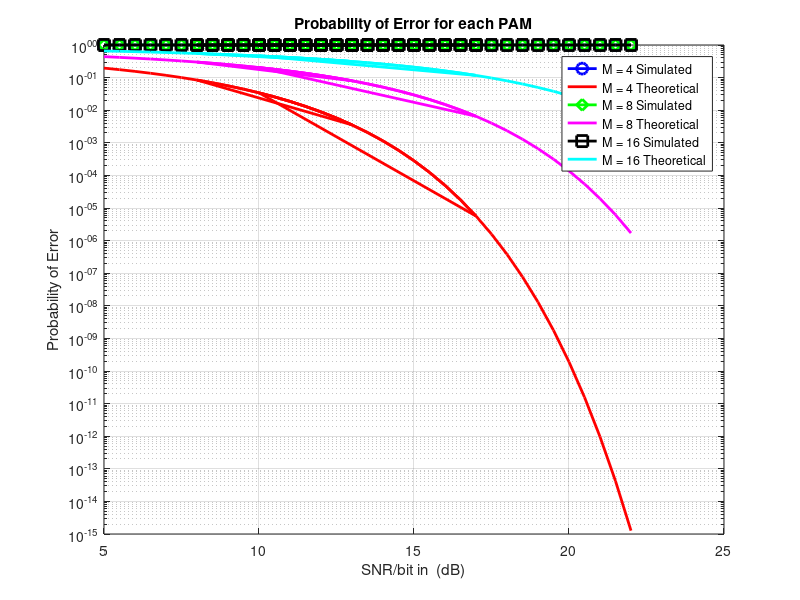
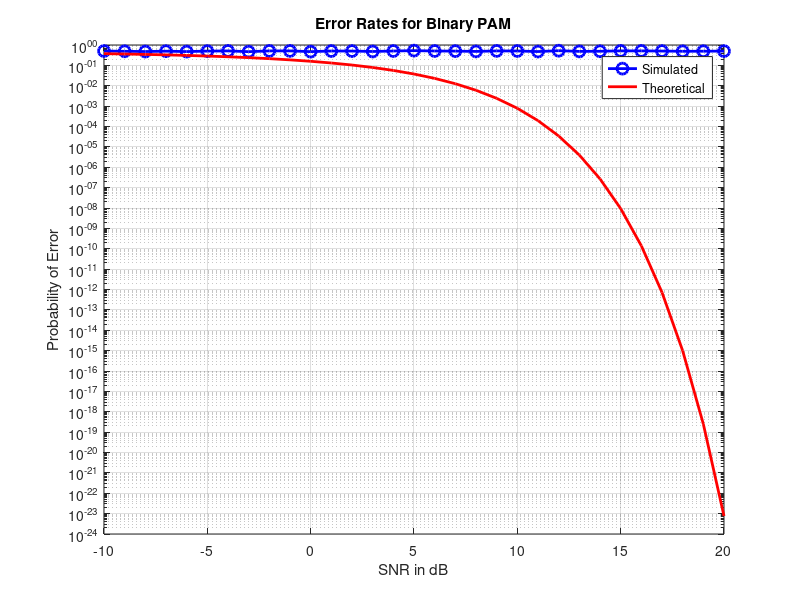
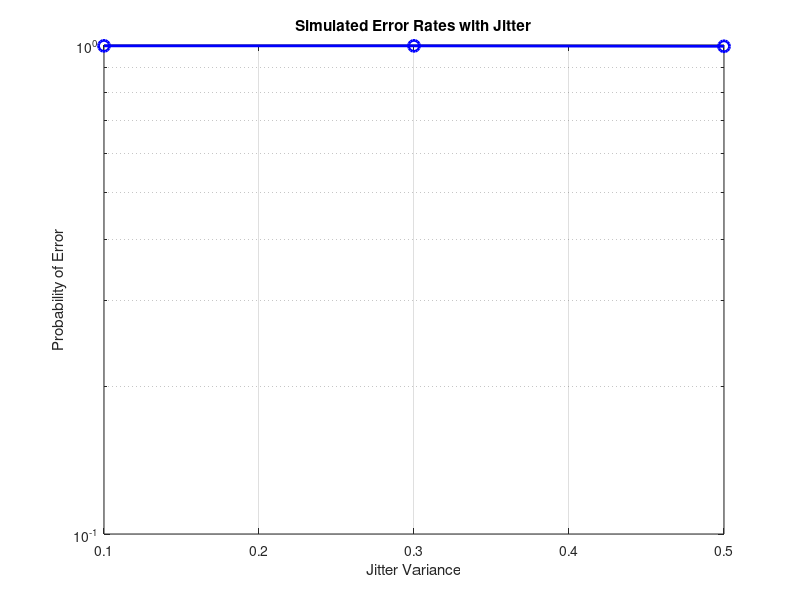

Write the MATLAB code that produced these figures, in order. (Note: this script raises an error after producing the figures.)
%% Question 1
% For each question part, you need to run codes "Run Section"
% First of all, we enter our parameter values in this section.
valuePam = [4, 8, 16]; % They are different PAM levels
listSNR = [5:0.5:13, 8:0.5:17, 10:0.5:22]; % SNR list in the unit of dB
% Then, I need to convert SNR to linear
convertSNR = 10.^(listSNR./10);
% Numeric bit error of transmissions
transNum = 100000;
% I arranged P errors on both theoretical and simulated.
theoPerror = zeros(length(valuePam), length(convertSNR));
sim_Perror= zeros(length(valuePam), length(convertSNR));

for m = 1:length(valuePam)
    numPam = valuePam(m); % This is total numbitER of PAM levels    
    for s = 1:length(convertSNR)
        SNR_last = convertSNR(s); % This is last SNR which is converted        
        % This is our random symbols 
        rand_sym = randi([0, numPam-1], 1, transNum);        
        % It makes PAM demodulation
        mod_pam = 2*rand_sym - (numPam-1);      
        % This part cretes AWGN
        noise = sqrt(1/(2*SNR_last)) * randn(1, transNum);
        sym_rec = mod_pam + noise;        
        % It makes PAM demodulation
        decSym = (sym_rec + (numPam-1)) / 2;    
        % This function counts symbol error
        sym_err = sum(decSym ~= rand_sym);        
        % This is simulated probability of symbol error
        sim_Perror(m, s) = sym_err / transNum;        
        % This is theoretical probability of symbol error
        theoPerror(m, s) = 2 * (1 - 1/numPam) * qfunc(sqrt(3 * log2(numPam) * SNR_last / (numPam^2 - 1)));
    end
end

% This part makes plotting
figure;
semilogy(listSNR, sim_Perror(1,:), 'bo-', 'LineWidth', 2, 'MarkerSize', 8);
hold on;
semilogy(listSNR, theoPerror(1,:), 'r-', 'LineWidth', 2);
semilogy(listSNR, sim_Perror(2,:), 'gd-', 'LineWidth', 2, 'MarkerSize', 8);
semilogy(listSNR, theoPerror(2,:), 'm-', 'LineWidth', 2);
semilogy(listSNR, sim_Perror(3,:), 'ks-', 'LineWidth', 2, 'MarkerSize', 8);
semilogy(listSNR, theoPerror(3,:), 'c-', 'LineWidth', 2);
hold off;
grid on;
xlabel('SNR/bit in  (dB)');
ylabel('Probability of Error');
legend('M = 4 Simulated', 'M = 4 Theoretical', 'M = 8 Simulated', 'M = 8 Theoretical', 'M = 16 Simulated', 'M = 16 Theoretical');
title('Probability of Error for each PAM');

%% Question 2a

% This is parameters part
bit_num = 1000;
T = 1;
Tsampling = T/20; % Sampling period
listSNR = -10:1:20;
% Then, I need to convert SNR to linear
convertSNR = 10.^(listSNR./10);
% Select pulse shape (example: raised cosine pulse)
t = -5*T:Tsampling:5*T;
roll_off_factor = 0.5; % Roll-off factor
pulse = (sin(pi*t/T) ./ (pi*t/T)) .* (cos(roll_off_factor*pi*t/T) ./ (1 - (2*roll_off_factor*t/T).^2));
% Matched filter
filt_match = fliplr(pulse);
% Initialize error rate arrays
theoPerror = zeros(1, length(convertSNR));
sim_Perror= zeros(1, length(convertSNR));

for s = 1:length(convertSNR)
    SNR_last = convertSNR(s); % converted SNR    
    % This is generated random bits
    bits = randi([0, 1], 1, bit_num);
    % This function makes PAM modulation
    mod_pam = 2*bits - 1;
    % This makes Upsample PAM symbols
    sym_upsamp = zeros(1, length(mod_pam) * (T/Tsampling));
    sym_upsamp(1:T/Tsampling:end) = mod_pam; 
    % We need to transmit those signal
    sig_trans = conv(sym_upsamp, pulse, 'same');
    % We need to AWGN for this case
    stdNoise = 1 / sqrt(2*SNR_last);
    noise = stdNoise * randn(1, length(sig_trans));
    sig_rec = sig_trans + noise;
    % Output for matched sampled filter
    out_match = conv(sig_rec, filt_match, 'same');
    % Output for sampled filter
    out_samp = out_match(1:T/Tsampling:end);   
    % This function makes PAM demodulation
    decSym = (out_samp > 0);
    % Bit error count
    err_bit = sum(decSym ~= bits);
    % Probability of error in simulated
    sim_Perror(s) = err_bit / bit_num; 
    % Probability of error in theoretical
    theoPerror(s) = qfunc(sqrt(SNR_last));
end

% This part is for plotting
figure;
semilogy(listSNR, sim_Perror, 'bo-', 'LineWidth', 2, 'MarkerSize', 8);
hold on;
semilogy(listSNR, theoPerror, 'r-', 'LineWidth', 2);
hold off;

grid on;
xlabel('SNR in dB');
ylabel('Probability of Error');
legend('Simulated', 'Theoretical');
title('Error Rates for Binary PAM');
%% Question 2b

% Enter parameters
bit_num = 1000; 
T = 1; 
Tsampling = T/20; 
var_jitter = [0.1, 0.3, 0.5]; % List of jitter variances
SNRdB = 10; % SNR in dB
% Then, I need to convert SNR to linear
convertSNR = 10^(SNRdB/10);
% I chose to build pulse shape
t = -5*T:Tsampling:5*T;
roll_off_factor = 0.5;
pulse = (sin(pi*t/T) ./ (pi*t/T)) .* (cos(roll_off_factor*pi*t/T) ./ (1 - (2*roll_off_factor*t/T).^2));
% I need to match my filter
filt_match = fliplr(pulse);
% Then I initialized error on array
sim_Perror = zeros(1, length(var_jitter));

for j = 1:length(var_jitter)
    sum_var_jitter = var_jitter(j); % Sum of variance of jitter filter
    total_bit_errors = 0;
    
    for n = 1:bit_num
        % random bits generated
        bit = randi([0, 1]);
        % This is PAM modulation
        sym_pam = 2*bit - 1;
        
        % This is upsampled symbol
        sym_upsampled = zeros(1, length(pulse));
        sym_upsampled(1:T/Tsampling:end) = sym_pam;
        % This is translated signal
        sig_trans = conv(sym_upsampled, pulse, 'same');    
        % Then, I added AWGN
        stdNoise = 1 / sqrt(2*convertSNR);
        noise = stdNoise * randn(1, length(sig_trans));
        sig_rec = sig_trans + noise; 
        % Jitter added to sampled localization
        jitter = sqrt(sum_var_jitter) * randn(1);
        ind_sampled = round(n * T / Tsampling) + round(jitter / Tsampling);
        % This is our matched filter output with jitter
        out_match = sym_upsampled .* filt_match;
        % This is our sample matched filter output
        out_samp = out_match(max(1, min(length(out_match), ind_sampled)));
        % This is PAM demodulation
        decoded_bit = (out_samp > 0);
        % This part will calculate bit error
        bit_error = xor(bit, decoded_bit);
        total_bit_errors = total_bit_errors + bit_error;
    end    
    % This is simulation of total error
    sim_Perror(j) = total_bit_errors / bit_num;
end

% This part is for plotting
figure;
semilogy(var_jitter, sim_Perror, 'bo-', 'LineWidth', 2, 'MarkerSize', 8);
grid on;
xlabel('Jitter Variance');
ylabel('Probability of Error');
title('Simulated Error Rates with Jitter');
%% Question 3

% This part is for our parameters
numPam = [4, 8, 16];  % Constellation sizes
bps = log2(numPam);
range_snr = -10:0.5:22;
% Theoretical Bit Error Probability for every case
theo_bitER4 =  2 * (1 - 1/sqrt(4)) * (1/2) * (1 - erf(sqrt(10.^(range_snr / 10) * bps(1) / (2*(4-1)))));  % Example for M = 4
theo_bitER8 = 2 * (1 - 1/sqrt(8)) * (1/2) * (1 - erf(sqrt(10.^(range_snr / 10) * bps(2) / (2*(8-1)))));  % Calculate upper bound for M = 8
theo_bitER16 = 2 * (1 - 1/sqrt(16)) * (1/2) * (1 - erf(sqrt(10.^(range_snr / 10) * bps(3) / (2*(16-1)))));  % Calculate upper bound for M = 16
% Symbol error rate and bit error rate fixing
symboER = zeros(length(numPam), length(range_snr));
bitER = zeros(length(numPam), length(range_snr));
% Repeat for each sizes
for m = 1:length(numPam)
    % Calculate the numbitER of bits
    cou_bit = ceil(10000 / bps(1)) * bps(1);
    % Repeat for different SNR values
    for indexSNR = 1:length(range_snr)
        % Firstly, I generated random symbols
        rand_sym = randi([0 numPam(m)-1], 1, floor(cou_bit / bps(m)));
        % Modulation happened
        phase = rand_sym * (2*pi/numPam(m));
        transSig = exp(1j * phase);
        % I added AWGN channel
        SNR = 10^(range_snr(indexSNR) / 10);
        noise_power = 1 / (SNR * bps(m));
        noise = sqrt(noise_power/2) * (randn(size(transSig)) + 1j * randn(size(transSig)));
        recSig = transSig + noise;
        % Demodulation happened
        phase_demod = angle(recSig);
        sym_demod = round(phase_demod * numPam(m) / (2*pi));
        % Symbol and Bit error sum
        err_symbol = sum(sym_demod ~= rand_sym);
        % For bit error calculation, forms fixed
        mat_sym = reshape(rand_sym, bps(m), []);
        demodMat_sym = reshape(sym_demod, bps(m), []);
        error_bit = sum(mat_sym ~= demodMat_sym, 'all');
        symboER(m, indexSNR) = err_symbol / length(rand_sym);
        bitER(m, indexSNR) = error_bit / (length(rand_sym) * bps(m));
    end
end

% Plotting
figure;
semilogy(range_snr, symboER(1,:), 'o-', 'DisplayName', 'symboER (M = 4)');
hold on;
semilogy(range_snr, bitER(1,:), 'o-', 'DisplayName', 'M = 4 Bit Error Rate');
semilogy(range_snr, bitER(2,:), 'o-', 'DisplayName', 'M = 8 Bit Error Rate');
semilogy(range_snr, bitER(3,:), 'o-', 'DisplayName', 'M = 16 Bit Error Rate');
semilogy(range_snr, theo_bitER4, '--', 'DisplayName', 'M = 4 Theoretical Bit Error Rate');
semilogy(range_snr, theo_bitER8, '--', 'DisplayName', 'M = 8 Theoretical Bit Error Rate');
semilogy(range_snr, theo_bitER16, '--', 'DisplayName', 'M = 16 Theoretical Bit Error Rate');
xlabel('SNR per Bit');
ylabel('Probability of Error');
title('Symbol Error Rate and Bit Error Rate Performance');
legend('Location', 'best');
grid on;
%% Question 4

% This is our parameters
numPam = [4, 8, 16]; 
bps = log2(numPam);
range_snr = -10:2:20; 
% Arrange PSK and PAM results
ser_pam = zeros(length(numPam), length(range_snr));
ber_pam = zeros(length(numPam), length(range_snr));
ser_psk = zeros(length(numPam), length(range_snr));
ber_psk = zeros(length(numPam), length(range_snr));
% Try for all M values
for btw = 1:length(numPam)
    % Repeat for all SNR values
    for indexSNR = 1:length(range_snr)
        % Random symbols generated
        rand_sym = randi([0 numPam(btw)-1], 1, 10000);
        % PAM
        mod_pam = 2*rand_sym - (numPam(btw)-1);
        % PSK
        sym_psk = exp(1j * 2*pi*rand_sym/numPam(btw));
        % SNR calculation
        snr = 10^(range_snr(indexSNR)/10);
        noise_var_pam = var(mod_pam) / (2 * snr);
        noise_var_psk = var(sym_psk) / (2 * snr);
        % Gaussian noise generation
        noise_pam = sqrt(noise_var_pam) * randn(size(mod_pam));
        noise_psk = sqrt(noise_var_psk) * randn(size(sym_psk));
        % Received signals with noise
        rec_sym_pam = mod_pam + noise_pam;
        rec_sym_psk = sym_psk + noise_psk;
        % Demodulation for PAM
        dec_sym_pam = (rec_sym_pam + (numPam(btw)-1)) / 2;
        % Demodulation for PSK
        dec_sym_psk = angle(rec_sym_psk) * (numPam(btw) / (2*pi));
        dec_sym_psk = mod(round(dec_sym_psk), numPam(btw));
        % Symbol Error Calculation
        error4pam = sum(dec_sym_pam ~= rand_sym);
        error4psk = sum(dec_sym_psk ~= rand_sym);
        % Bit Error Calculation
        biterror4pam = sum(dec_sym_pam ~= rand_sym) * bps(btw);
        biterror4psk = sum(dec_sym_psk ~= rand_sym) * bps(btw);
        % Calculate Symbol Error Rate and Bit Error Rate
        ser_pam(btw, indexSNR) = error4pam / length(rand_sym);
        ber_pam(btw, indexSNR) = biterror4pam / (length(rand_sym) * bps(btw));
        ser_psk(btw, indexSNR) = error4psk / length(rand_sym);
        ber_psk(btw, indexSNR) = biterror4psk / (length(rand_sym) * bps(btw));
    end
end

% This part helps us to compare Question 1 and 3
fprintf('Comparison of PAM and PSK:\n');
for btw = 1:length(numPam)
    fprintf('\nFor M = %d:\n', numPam(btw));
    for indexSNR = 1:length(range_snr)
        fprintf('SNR: %.2f\n', range_snr(indexSNR));
        fprintf('PAM Symbol Error: %.4e\n', ser_pam(btw, indexSNR));
        fprintf('PAM Bit Error: %.4e\n', ber_pam(btw, indexSNR));
        fprintf('PSK Symbol Error: %.4e\n', ser_psk(btw, indexSNR));
        fprintf('PSK Bit Error: %.4e\n', ber_psk(btw, indexSNR));
        % This part makes which one dominates
        if ber_pam(btw, indexSNR) < ber_psk(btw, indexSNR)
            fprintf('PAM is better than PSK.\n');
        elseif ber_pam(btw, indexSNR) > ber_psk(btw, indexSNR)
            fprintf('PSK is better than PAM.\n');
        else
            fprintf('PAM and PSK have similar performance.\n');
        end
    end
    fprintf('---Loading---\n');
end

% Plotting
figure;
colors = {'b', 'r', 'g'};
markers = {'o', 's', 'd'};
for btw = 1:length(numPam)
    semilogy(range_snr, ser_pam(btw, :), [colors{btw} '-' markers{btw}], 'DisplayName', sprintf('PAM symboER (M = %d)', numPam(btw)));
    hold on;
    semilogy(range_snr, ber_pam(btw, :), [colors{btw} '--' markers{btw}], 'DisplayName', sprintf('PAM bitER (M = %d)', numPam(btw)));
    semilogy(range_snr, ser_psk(btw, :), [colors{btw} ':' markers{btw}], 'DisplayName', sprintf('PSK symboER (M = %d)', numPam(btw)));
    semilogy(range_snr, ber_psk(btw, :), [colors{btw} '-.' markers{btw}], 'DisplayName', sprintf('PSK bitER (M = %d)', numPam(btw)));
end
xlabel('SNR per Bit');
ylabel('Probability of Error');
title('Comparison of PAM and PSK');
legend('Location', 'best');
grid on;
hold off;